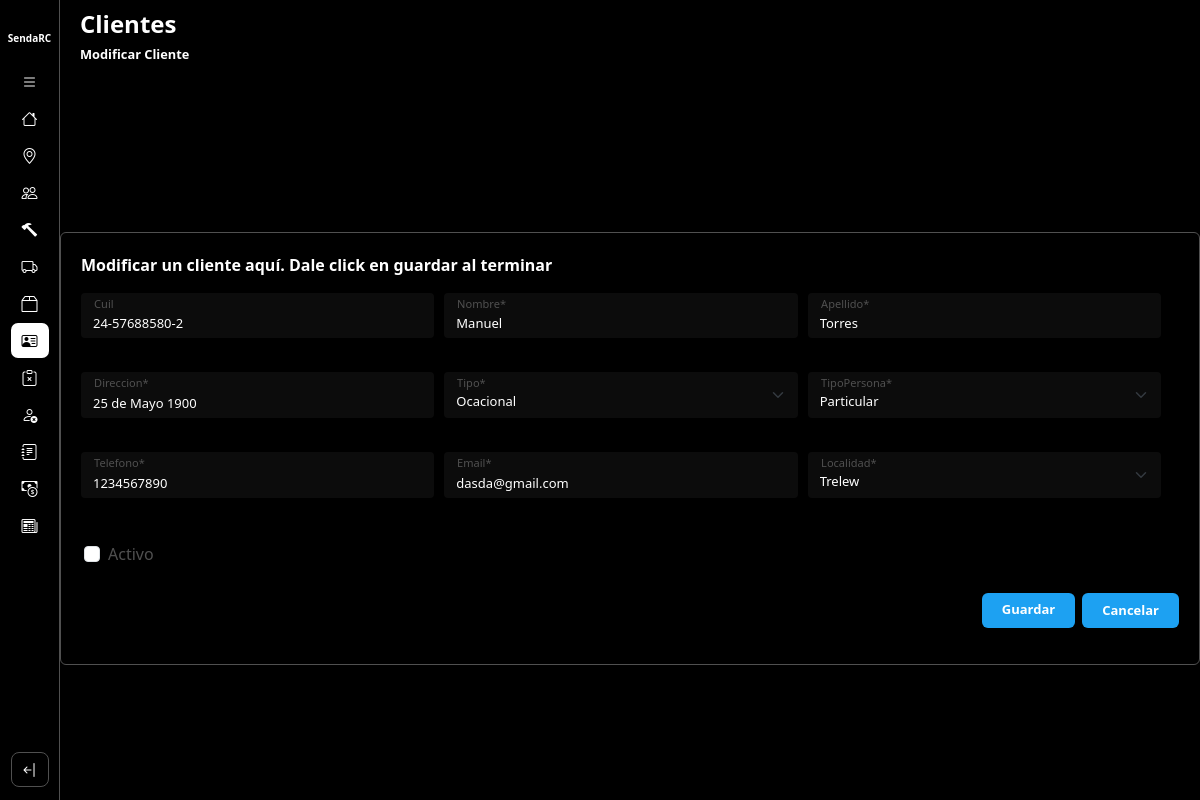
Before: /modificarCliente/6 with the older database file.
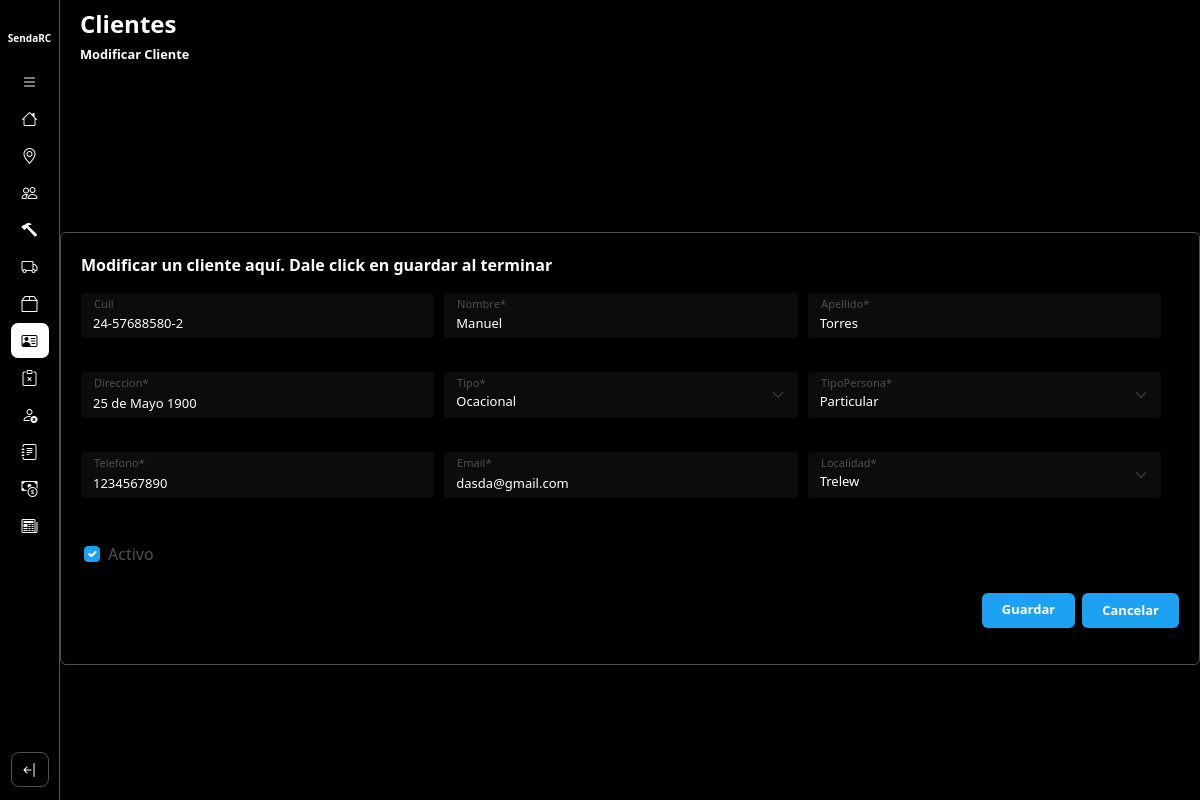
After: the same page with the newer database file.
### core/models.py (models this page shows, shortened)
class Cliente(models.Model):
    TIPO = {
        (1, 'Ocacional'),
        (2, 'Habitual'),
    }
    TIPOPERSONA = {
        (1, 'Particular'),
        (2, 'Juridico')
    }
    nombre = models.CharField(max_length=50)
    apellido = models.CharField(max_length=50)
    direccion = models.CharField(max_length=50)
    tipo = models.PositiveIntegerField(choices=TIPO, default=1)
    tipoPersona = models.PositiveIntegerField(choices=TIPOPERSONA)
    cuil = models.CharField(unique=True,max_length=13)
    telefono =models.CharField(max_length=10)
    email = models.EmailField(max_length=254)
    localidad = models.ForeignKey(Localidad, on_delete=models.DO_NOTHING)
    activo = models.BooleanField(default=True)

class Localidad(models.Model):
    cp = models.CharField(unique=True, max_length=10)
    nombre = models.CharField(max_length=100)
    def __str__(self):
        return self.nombre

### core/views.py (the view, shortened to what this page needs)
# urls.py: path('modificarCliente/<int:pk>', updateCliente.as_view(), name = 'modificarCliente'),
class updateCliente(UpdateView):
    model = Cliente
    form_class = ClienteForm
    template_name = 'cliente/modificarCliente.html'
    success_url = reverse_lazy('gestionClientes')
    def get_form_kwargs(self):
        kwargs = super(updateCliente, self).get_form_kwargs()
        kwargs['is_modificar'] = True
        return kwargs

### core/templates/cliente/modificarCliente.html
{% extends 'layouts/baseForm.html' %}
{% load static %}
{% load crispy_forms_tags %}
{% block extracss %}{{block.super}}
    <link href="{% static 'css/cliente.css' %}" rel="stylesheet" />
{% endblock %}
{% block title %}
    <h1 class="titulo">Clientes</h1>
    <div class="container-info">
        <h2 class="operacion">Modificar Cliente</h2>
    </div>
{% endblock %}
{% block formulario %}
    <div class="container container-form">
        {% crispy form %}
    </div>
{% endblock %}

Changed rows visible on the page:
changed Cliente "Torres": activo "☐" → "☑"
